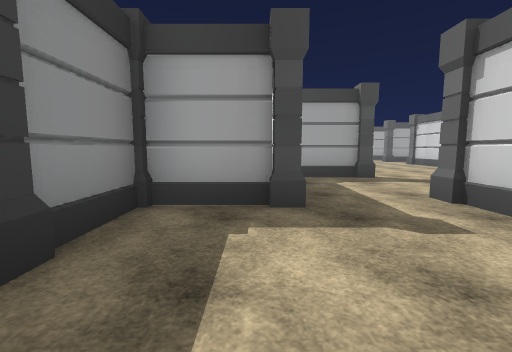
[1] (above)

24 first-person views from a walk through a Unity game level. The camera is 1.3 m above the floor, tilts 6° down and sees 90° across. The floor is counted in squares, 2 m on a side. Each view is taken from the middle of a square. On the plan, view 1 faces up. The plan holds only what a view shows up to about 9 squares ahead; the rest is blank. The place goes on beyond the plan. The player is left out. Some animated figures are not drawn. Some surface patterns are stand-ins.

[2]
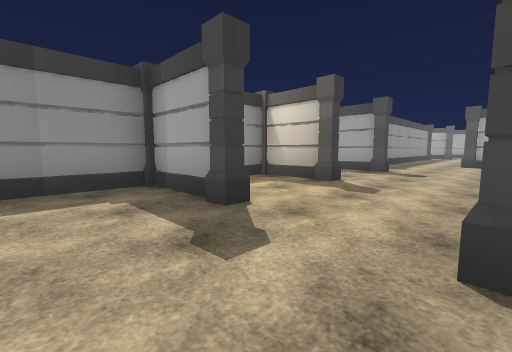

[3]
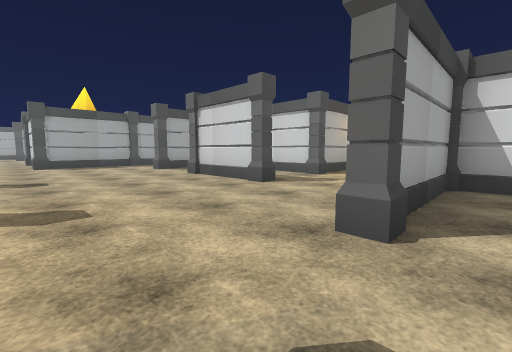

[4]
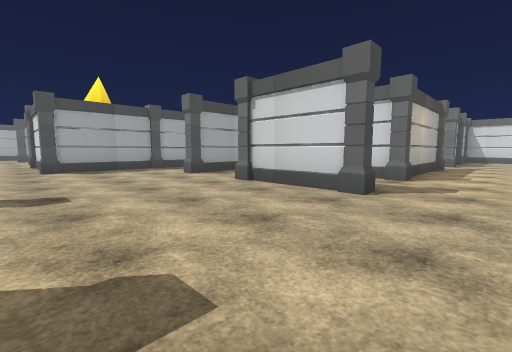

[5]
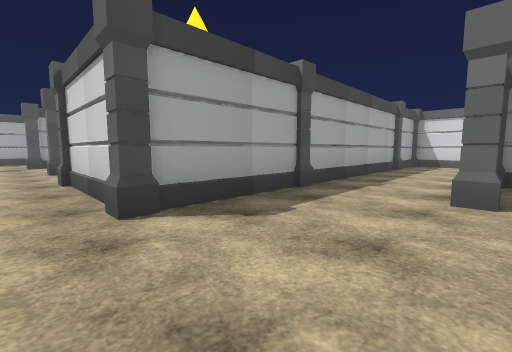

[6]
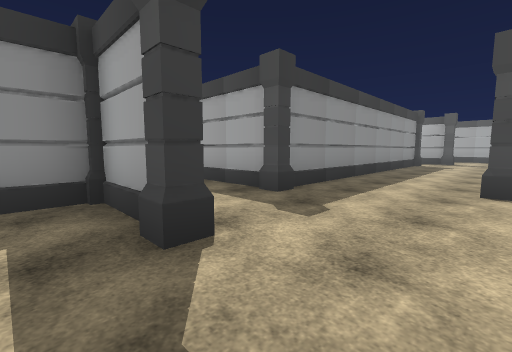

[7]
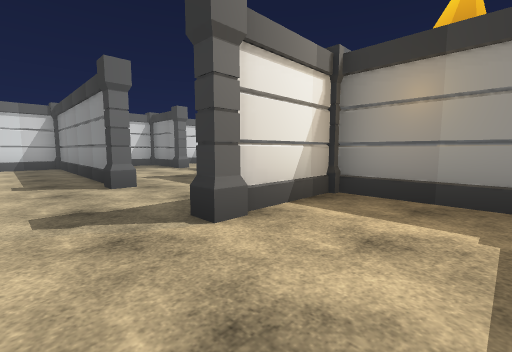

[8]
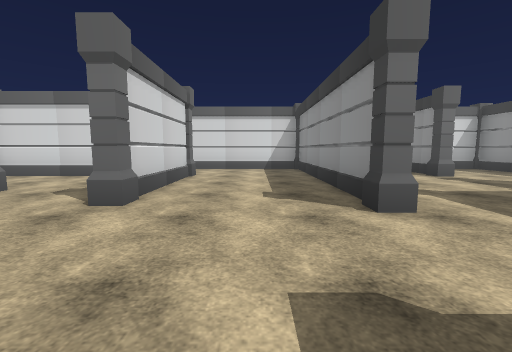

[9]
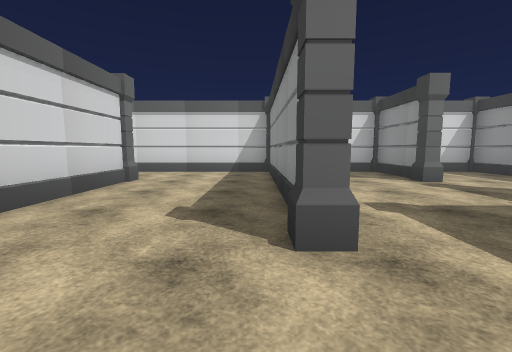

[10]
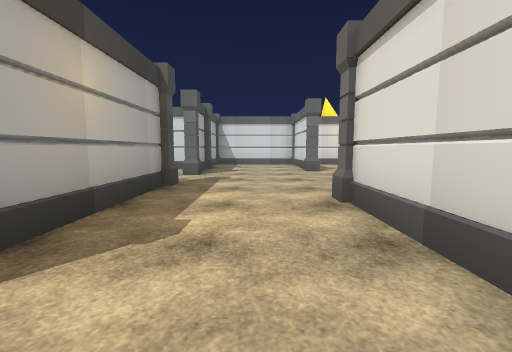

[11]
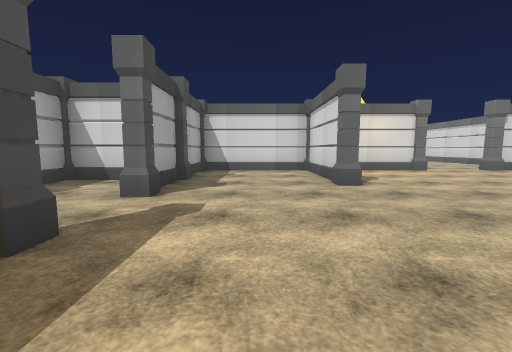

[12]
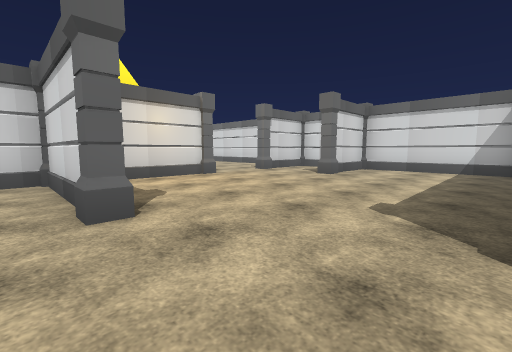

[13]
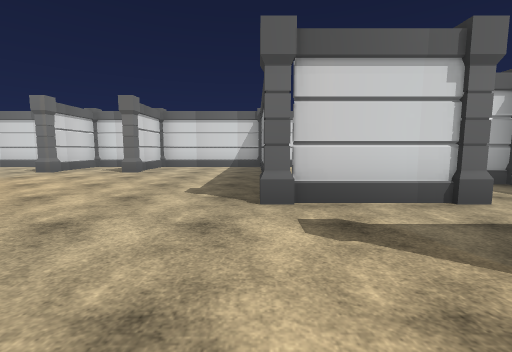

[14]
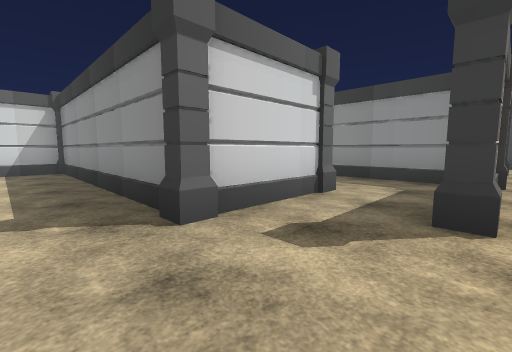

[15]
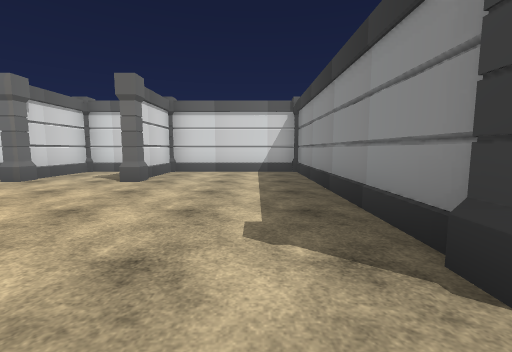

[16]
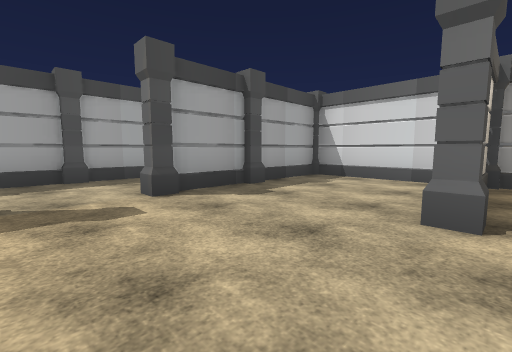

[17]
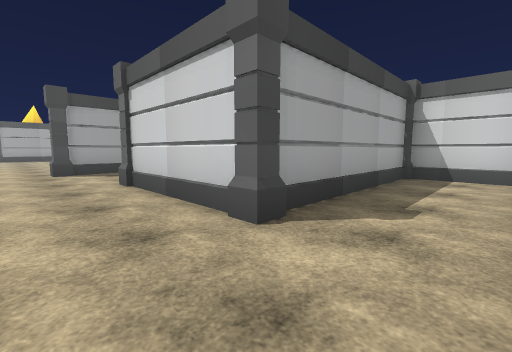

[18]
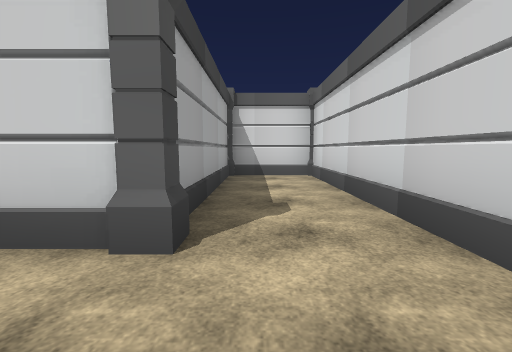

[19]
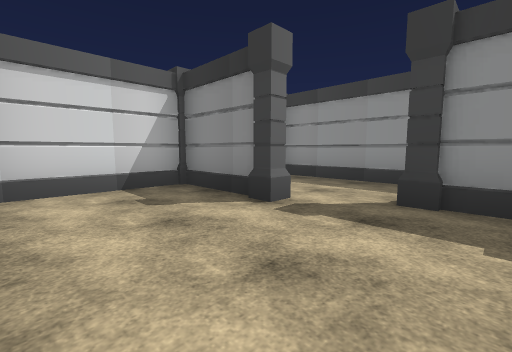

[20]
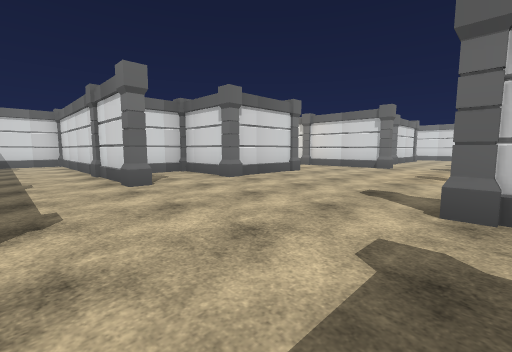

[21]
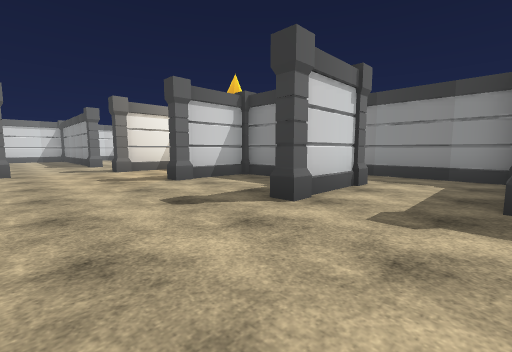

[22]
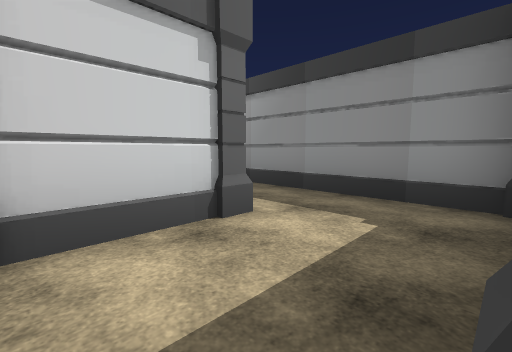

[23]
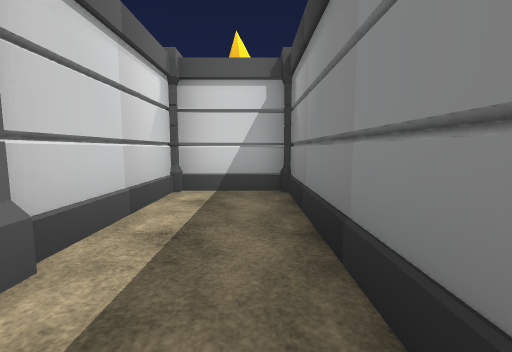

[24]
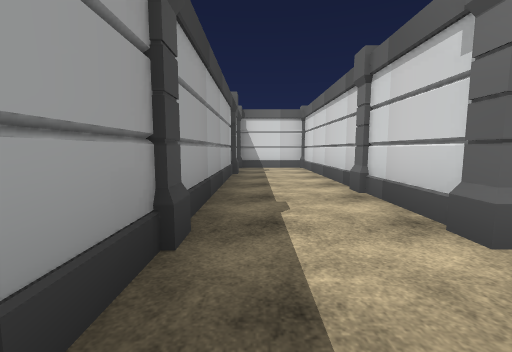

### Floor plan
Points are (right, up) in squares from view 1. A wall is a line through its corners. A room is listed if a view was taken in it or the views show most of it. See-through windows are left out.
Room 1 (views 1, 2, 3, 4, 5, 6, 7, 8, 9, 10, 17, 18, 19, 20, 21, 22, 24)
walls: (6.7, 9.4) (6.7, 10.6); (2.4, 5.9) (0.5, 5.9); (7.5, 5.7) (5.4, 5.7); (1.6, 8.9) (0.3, 8.9); (7.4, 11.1) (8.5, 11.1); (8.9, 9.4) (8.9, 12.2); (8.1, 4.9) (8.1, 5.5); (0.5, 9) (1.6, 9); (0.5, 6.1) (2.4, 6.1); (1.6, 11.9) (0.5, 11.9); (0.4, 11.5) (0.4, 3.9); (7.4, 13.3) (13.4, 13.3); (2.6, 2.6) (2.6, -2.4) (10.4, -2.4) (10.4, -0.5); (0.5, 12) (1.6, 12); (8.5, 13.2) (7.4, 13.2); (0.6, 14.1) (-0.9, 14.1); (5.6, 0.4) (5.6, 2.6); (-1.4, 2.5) (-1.4, 1.5); (3.9, 16.4) (3.9, 18.5); (9.5, -0.3) (6.4, -0.3); (-0.5, -0.5) (-0.5, -2.4) (1.6, -2.4); (13.9, 13.5) (13.9, 15.6); (-3.2, 0.7) (-3.2, -2.4) (-2.2, -2.4); (13.2, 15.6) (4.4, 15.6); (1.3, 19.4) (1.3, 14.5)
ways out: opening at (9.5, 7.5) to room 2; opening at (0.5, 13) to room 3; opening at (2.5, 19); opening at (7, 2)
objects: pillar (-2, 1) to (-1, 1); pillar (-1, 0); pillar (0, 3); pillar (1, 14); pillar (2, -3) to (3, -3); pillar (2, 9); pillar (2, 12); pillar (3, 3); pillar (3, 6); pillar (4, 16); pillar (5, 6); pillar (6, 0); pillar (6, 3); pillar (7, 9); pillar (7, 11); pillar (7, 13); pillar (7, 16); pillar (8, 6); pillar (9, 9); pillar (9, 13); pillar (12, 16)
Room 2 (views 11, 12, 13, 14, 15, 16)
walls: (16.4, 5.4) (18.5, 5.4); (12.8, 3.6) (12.8, -2.4) (15.5, -2.4); (18.4, 5.3) (17.9, 5.3); (18.8, 2.5) (18.8, 8.7) (17.4, 8.7); (10.5, 3.9) (12.6, 3.9); (12.5, 8.7) (9.4, 8.7); (16.4, 9.4) (16.4, 11) (12.9, 11); (16.4, -2.4) (16.4, -0.5); (8.6, 5.8) (10.5, 5.8); (17.8, -2.4) (18.8, -2.4) (18.8, -0.5)
ways out: opening at (9.5, 7.5) to room 1; opening at (10, 5); opening at (13, 10); opening at (19.5, 0.5)
objects: pillar (11, 6); pillar (13, 4); pillar (13, 9); pillar (14, 11); pillar (15, 9); pillar (16, -3) to (17, -3); pillar (16, 5); pillar (16, 9) to (17, 9); pillar (17, 0); pillar (19, 2)
Room 3 (view 23)
walls: (-1.5, 13.6) (-1.5, 9.6); (-1.5, 9) (0.3, 9); (0.3, 8.9) (0.3, 11.6)
ways out: opening at (0.5, 13) to room 1
objects: pillar (0, 12)

Positions as (right, up) in squares from view 1, and headings:
1: (0, 0), facing up
2: (5, 4), facing up-left
3: (3, 5), facing up-right
4: (3, 7), facing up-right
5: (3, 13), facing up-right
6: (4, 11), facing up-left
7: (4, 8), facing down-left
8: (4, 6), facing down
9: (3, 5), facing down
10: (8, 7), facing right
11: (11, 7), facing right
12: (13, 6), facing down-right
13: (13, 7), facing down
14: (14, 6), facing down-left
15: (14, 5), facing down
16: (13, 5), facing up-right
17: (4, -2), facing up-right
18: (4, -1), facing right
19: (2, 2), facing down-left
20: (2, 15), facing down-right
21: (5, 14), facing down-left
22: (2, 14), facing down-left
23: (-1, 13), facing down
24: (5, 15), facing right
